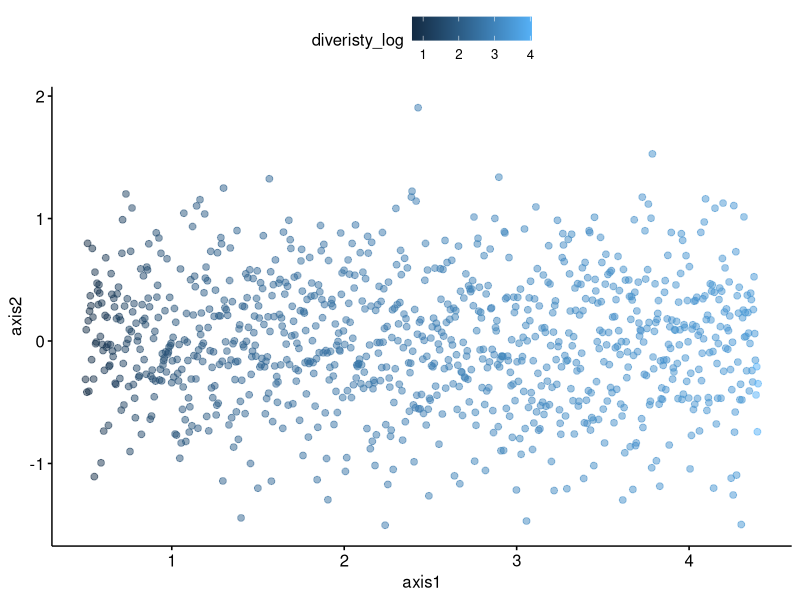
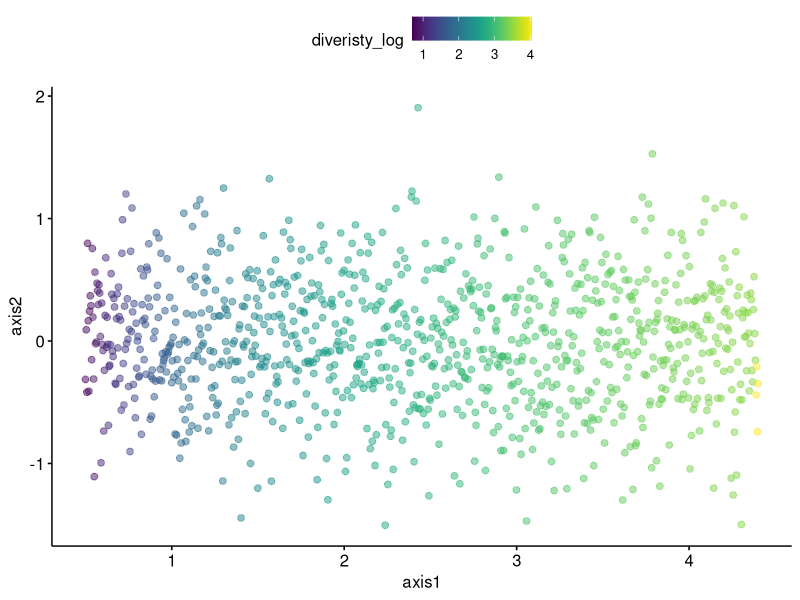
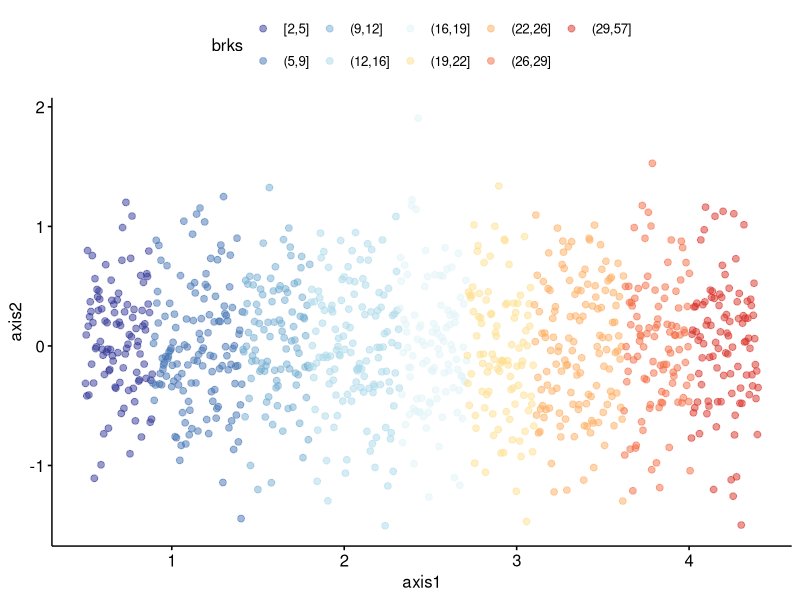

Here is the R script that generated these plots, in order:
## ---- chunk 1
knitr::opts_chunk$set(echo = TRUE, message = F)
## ---- chunk 2
library(tidyverse)
library(ggpubr)
library(RColorBrewer)
## ---- chunk 3
set.seed(1)
axis1 <- 3*seq(from = -0.5, to = 0.8, length.out = 1000) + 2
axis2 <- rnorm(1000, mean = 0, sd = 0.5)
diversity <- seq(from = 0, to = 30, length.out = 1000) + 2

df <- tibble(
  axis1 = axis1,
  axis2 = axis2,
  diversity = diversity
)  %>% 
  # make few outliers that has far higher diverstiy than others
  mutate(diversity = if_else(diversity > 31.9, diversity + 25, diversity))


# the outliers are gonna change how the colors are assigned to the points 
# the outliers are gonna be the brightest shade, and others are gonna look darker/dimmer than when there is no outlier. 
# two way to overcome this: 
# 1. convert the value to log scale so the difference is smaller 
# 2. manually set the scale for the colors 
# (In my diet project, the blue red color with diversity is the 2nd approach. The value is still the original diversity, the green purple one is the 1st approach. the value is the log transformed weighte of the foods)


# 1. convert to log scale
df %>% 
  mutate(diveristy_log = log(diversity)) %>% 
  ggscatter(x = 'axis1', y = 'axis2', color = 'diveristy_log', alpha = 0.5)

# this blue palette is the default one, you can also use the viridis one
library(viridis)
df %>% 
  mutate(diveristy_log = log(diversity)) %>% 
  ggscatter(x = 'axis1', y = 'axis2', color = 'diveristy_log', alpha = 0.5) +
  scale_color_viridis() 

# 2. play around with how you manually set the scale for the colors

# take a look at how the values distribute according to quantiles 
brks <- seq(0.1, 1, 0.1)

# customize the quantiles where you want cut the values to 
brks <- c(seq(0, 0.9, length.out = 9),1.0)

quants <- sapply(brks, function(qt){round(quantile(df$diversity, qt), digits = 0)}) %>% 
  enframe


df %>% 
  mutate(brks = cut(diversity, 
                    breaks = quants %>% pull(value),
                    include.lowest = T)) %>% 
  ggscatter(x = 'axis1', y = 'axis2', color = 'brks', alpha = 0.5) +
  scale_colour_manual(values = rev(brewer.pal(10,"RdYlBu"))) # this palette is from the package RColorBrewer

# now you can see the diversity is not a continuous variable but a discrete one, since I've binned portions of value together and assign a color to it. 
# the legend for the colors is time consuming to recognize so for that presentation I made a version of continuous scale for people to see more easily
